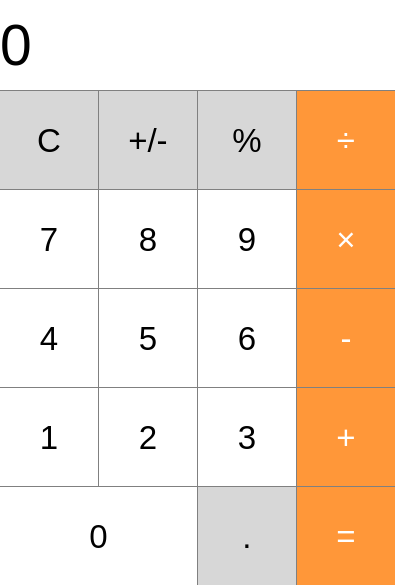
<?xml version="1.0" encoding="UTF-8"?>
<ui version="4.0">
 <class>MainWindow</class>
 <widget class="QMainWindow" name="MainWindow">
  <property name="geometry">
   <rect>
    <x>0</x>
    <y>0</y>
    <width>395</width>
    <height>585</height>
   </rect>
  </property>
  <property name="minimumSize">
   <size>
    <width>395</width>
    <height>585</height>
   </size>
  </property>
  <property name="maximumSize">
   <size>
    <width>395</width>
    <height>585</height>
   </size>
  </property>
  <property name="windowTitle">
   <string/>
  </property>
  <property name="windowOpacity">
   <double>1.000000000000000</double>
  </property>
  <property name="styleSheet">
   <string notr="true">#centralwidget {
    background-color: white;
}</string>
  </property>
  <property name="dockNestingEnabled">
   <bool>false</bool>
  </property>
  <property name="unifiedTitleAndToolBarOnMac">
   <bool>false</bool>
  </property>
  <widget class="QWidget" name="centralwidget">
   <widget class="QLabel" name="label">
    <property name="geometry">
     <rect>
      <x>0</x>
      <y>0</y>
      <width>385</width>
      <height>91</height>
     </rect>
    </property>
    <property name="sizePolicy">
     <sizepolicy hsizetype="Fixed" vsizetype="Fixed">
      <horstretch>0</horstretch>
      <verstretch>0</verstretch>
     </sizepolicy>
    </property>
    <property name="font">
     <font>
      <pointsize>43</pointsize>
     </font>
    </property>
    <property name="styleSheet">
     <string notr="true">QLabel {
	qproperty-alignment: 'AlignVCenter | AlignRight';
	background-color: rgb(255, 255, 255);
}</string>
    </property>
    <property name="text">
     <string>0</string>
    </property>
   </widget>
   <widget class="QPushButton" name="push_button_percent">
    <property name="geometry">
     <rect>
      <x>197</x>
      <y>90</y>
      <width>100</width>
      <height>100</height>
     </rect>
    </property>
    <property name="minimumSize">
     <size>
      <width>100</width>
      <height>100</height>
     </size>
    </property>
    <property name="maximumSize">
     <size>
      <width>100</width>
      <height>100</height>
     </size>
    </property>
    <property name="baseSize">
     <size>
      <width>100</width>
      <height>100</height>
     </size>
    </property>
    <property name="font">
     <font>
      <pointsize>25</pointsize>
     </font>
    </property>
    <property name="toolTipDuration">
     <number>-1</number>
    </property>
    <property name="styleSheet">
     <string notr="true">QPushButton {
  background-color: rgb(215, 215, 215);
  border: 1px solid gray;
}

QPushButton:pressed {
  background-color: rgb(180, 179, 181);
}</string>
    </property>
    <property name="text">
     <string>%</string>
    </property>
   </widget>
   <widget class="QPushButton" name="push_button_change_sign">
    <property name="geometry">
     <rect>
      <x>98</x>
      <y>90</y>
      <width>100</width>
      <height>100</height>
     </rect>
    </property>
    <property name="minimumSize">
     <size>
      <width>100</width>
      <height>100</height>
     </size>
    </property>
    <property name="maximumSize">
     <size>
      <width>100</width>
      <height>100</height>
     </size>
    </property>
    <property name="baseSize">
     <size>
      <width>100</width>
      <height>100</height>
     </size>
    </property>
    <property name="font">
     <font>
      <pointsize>25</pointsize>
     </font>
    </property>
    <property name="toolTipDuration">
     <number>-1</number>
    </property>
    <property name="styleSheet">
     <string notr="true">QPushButton {
  background-color: rgb(215, 215, 215);
  border: 1px solid gray;
}

QPushButton:pressed {
  background-color: rgb(180, 179, 181);
}</string>
    </property>
    <property name="text">
     <string>+/-</string>
    </property>
   </widget>
   <widget class="QPushButton" name="push_button_cancel">
    <property name="enabled">
     <bool>true</bool>
    </property>
    <property name="geometry">
     <rect>
      <x>-1</x>
      <y>90</y>
      <width>100</width>
      <height>100</height>
     </rect>
    </property>
    <property name="minimumSize">
     <size>
      <width>100</width>
      <height>100</height>
     </size>
    </property>
    <property name="maximumSize">
     <size>
      <width>100</width>
      <height>100</height>
     </size>
    </property>
    <property name="baseSize">
     <size>
      <width>100</width>
      <height>100</height>
     </size>
    </property>
    <property name="font">
     <font>
      <pointsize>25</pointsize>
     </font>
    </property>
    <property name="toolTipDuration">
     <number>-1</number>
    </property>
    <property name="styleSheet">
     <string notr="true">QPushButton {
  background-color: rgb(215, 215, 215);
  border: 1px solid gray;
}

QPushButton:pressed {
  background-color: rgb(180, 179, 181);
}</string>
    </property>
    <property name="text">
     <string>С</string>
    </property>
   </widget>
   <widget class="QPushButton" name="push_button_divide">
    <property name="geometry">
     <rect>
      <x>296</x>
      <y>90</y>
      <width>100</width>
      <height>100</height>
     </rect>
    </property>
    <property name="minimumSize">
     <size>
      <width>100</width>
      <height>100</height>
     </size>
    </property>
    <property name="maximumSize">
     <size>
      <width>100</width>
      <height>100</height>
     </size>
    </property>
    <property name="baseSize">
     <size>
      <width>100</width>
      <height>100</height>
     </size>
    </property>
    <property name="font">
     <font>
      <pointsize>25</pointsize>
     </font>
    </property>
    <property name="toolTipDuration">
     <number>-1</number>
    </property>
    <property name="styleSheet">
     <string notr="true">QPushButton {
  background-color: rgb(255, 151, 57);
  color: white; 
  border: 1px solid gray;
}

QPushButton:pressed {
  background-color: rgb(213, 127, 48);
  color: white; 
  border: 1px solid gray;
}
</string>
    </property>
    <property name="text">
     <string>÷</string>
    </property>
   </widget>
   <widget class="QPushButton" name="push_button_9">
    <property name="geometry">
     <rect>
      <x>197</x>
      <y>189</y>
      <width>100</width>
      <height>100</height>
     </rect>
    </property>
    <property name="minimumSize">
     <size>
      <width>100</width>
      <height>100</height>
     </size>
    </property>
    <property name="maximumSize">
     <size>
      <width>100</width>
      <height>100</height>
     </size>
    </property>
    <property name="baseSize">
     <size>
      <width>100</width>
      <height>100</height>
     </size>
    </property>
    <property name="font">
     <font>
      <pointsize>25</pointsize>
     </font>
    </property>
    <property name="toolTipDuration">
     <number>-1</number>
    </property>
    <property name="styleSheet">
     <string notr="true">QPushButton {
	background-color: white;
	border: 1px solid gray;
}

QPushButton:pressed {
	background-color: rgb(226, 224, 228);
}</string>
    </property>
    <property name="text">
     <string>9</string>
    </property>
   </widget>
   <widget class="QPushButton" name="push_button_8">
    <property name="geometry">
     <rect>
      <x>98</x>
      <y>189</y>
      <width>100</width>
      <height>100</height>
     </rect>
    </property>
    <property name="minimumSize">
     <size>
      <width>100</width>
      <height>100</height>
     </size>
    </property>
    <property name="maximumSize">
     <size>
      <width>100</width>
      <height>100</height>
     </size>
    </property>
    <property name="baseSize">
     <size>
      <width>100</width>
      <height>100</height>
     </size>
    </property>
    <property name="font">
     <font>
      <pointsize>25</pointsize>
     </font>
    </property>
    <property name="toolTipDuration">
     <number>-1</number>
    </property>
    <property name="styleSheet">
     <string notr="true">QPushButton {
	background-color: white;
	border: 1px solid gray;
}

QPushButton:pressed {
	background-color: rgb(226, 224, 228);
}</string>
    </property>
    <property name="text">
     <string>8</string>
    </property>
   </widget>
   <widget class="QPushButton" name="push_button_7">
    <property name="geometry">
     <rect>
      <x>-1</x>
      <y>189</y>
      <width>100</width>
      <height>100</height>
     </rect>
    </property>
    <property name="minimumSize">
     <size>
      <width>100</width>
      <height>100</height>
     </size>
    </property>
    <property name="maximumSize">
     <size>
      <width>100</width>
      <height>100</height>
     </size>
    </property>
    <property name="baseSize">
     <size>
      <width>100</width>
      <height>100</height>
     </size>
    </property>
    <property name="font">
     <font>
      <pointsize>25</pointsize>
     </font>
    </property>
    <property name="toolTipDuration">
     <number>-1</number>
    </property>
    <property name="styleSheet">
     <string notr="true">QPushButton {
	background-color: white;
	border: 1px solid gray;
}

QPushButton:pressed {
	background-color: rgb(226, 224, 228);
}</string>
    </property>
    <property name="text">
     <string>7</string>
    </property>
   </widget>
   <widget class="QPushButton" name="push_button_multiply">
    <property name="geometry">
     <rect>
      <x>296</x>
      <y>189</y>
      <width>100</width>
      <height>100</height>
     </rect>
    </property>
    <property name="minimumSize">
     <size>
      <width>100</width>
      <height>100</height>
     </size>
    </property>
    <property name="maximumSize">
     <size>
      <width>100</width>
      <height>100</height>
     </size>
    </property>
    <property name="baseSize">
     <size>
      <width>100</width>
      <height>100</height>
     </size>
    </property>
    <property name="font">
     <font>
      <pointsize>25</pointsize>
     </font>
    </property>
    <property name="toolTipDuration">
     <number>-1</number>
    </property>
    <property name="styleSheet">
     <string notr="true">QPushButton {
  background-color: rgb(255, 151, 57);
  color: white; 
  border: 1px solid gray;
}

QPushButton:pressed {
  background-color: rgb(213, 127, 48);
  color: white; 
  border: 1px solid gray;
}
</string>
    </property>
    <property name="text">
     <string>×</string>
    </property>
   </widget>
   <widget class="QPushButton" name="push_button_5">
    <property name="geometry">
     <rect>
      <x>98</x>
      <y>288</y>
      <width>100</width>
      <height>100</height>
     </rect>
    </property>
    <property name="minimumSize">
     <size>
      <width>100</width>
      <height>100</height>
     </size>
    </property>
    <property name="maximumSize">
     <size>
      <width>100</width>
      <height>100</height>
     </size>
    </property>
    <property name="baseSize">
     <size>
      <width>100</width>
      <height>100</height>
     </size>
    </property>
    <property name="font">
     <font>
      <pointsize>25</pointsize>
     </font>
    </property>
    <property name="toolTipDuration">
     <number>-1</number>
    </property>
    <property name="styleSheet">
     <string notr="true">QPushButton {
	background-color: white;
	border: 1px solid gray;
}

QPushButton:pressed {
	background-color: rgb(226, 224, 228);
}</string>
    </property>
    <property name="text">
     <string>5</string>
    </property>
   </widget>
   <widget class="QPushButton" name="push_button_subtract">
    <property name="geometry">
     <rect>
      <x>296</x>
      <y>288</y>
      <width>100</width>
      <height>100</height>
     </rect>
    </property>
    <property name="minimumSize">
     <size>
      <width>100</width>
      <height>100</height>
     </size>
    </property>
    <property name="maximumSize">
     <size>
      <width>100</width>
      <height>100</height>
     </size>
    </property>
    <property name="baseSize">
     <size>
      <width>100</width>
      <height>100</height>
     </size>
    </property>
    <property name="font">
     <font>
      <pointsize>25</pointsize>
     </font>
    </property>
    <property name="toolTipDuration">
     <number>-1</number>
    </property>
    <property name="styleSheet">
     <string notr="true">QPushButton {
  background-color: rgb(255, 151, 57);
  color: white; 
  border: 1px solid gray;
}

QPushButton:pressed {
  background-color: rgb(213, 127, 48);
  color: white; 
  border: 1px solid gray;
}
</string>
    </property>
    <property name="text">
     <string>-</string>
    </property>
   </widget>
   <widget class="QPushButton" name="push_button_4">
    <property name="geometry">
     <rect>
      <x>-1</x>
      <y>288</y>
      <width>100</width>
      <height>100</height>
     </rect>
    </property>
    <property name="minimumSize">
     <size>
      <width>100</width>
      <height>100</height>
     </size>
    </property>
    <property name="maximumSize">
     <size>
      <width>100</width>
      <height>100</height>
     </size>
    </property>
    <property name="baseSize">
     <size>
      <width>100</width>
      <height>100</height>
     </size>
    </property>
    <property name="font">
     <font>
      <pointsize>25</pointsize>
     </font>
    </property>
    <property name="toolTipDuration">
     <number>-1</number>
    </property>
    <property name="styleSheet">
     <string notr="true">QPushButton {
	background-color: white;
	border: 1px solid gray;
}

QPushButton:pressed {
	background-color: rgb(226, 224, 228);
}</string>
    </property>
    <property name="text">
     <string>4</string>
    </property>
   </widget>
   <widget class="QPushButton" name="push_button_6">
    <property name="geometry">
     <rect>
      <x>197</x>
      <y>288</y>
      <width>100</width>
      <height>100</height>
     </rect>
    </property>
    <property name="minimumSize">
     <size>
      <width>100</width>
      <height>100</height>
     </size>
    </property>
    <property name="maximumSize">
     <size>
      <width>100</width>
      <height>100</height>
     </size>
    </property>
    <property name="baseSize">
     <size>
      <width>100</width>
      <height>100</height>
     </size>
    </property>
    <property name="font">
     <font>
      <pointsize>25</pointsize>
     </font>
    </property>
    <property name="toolTipDuration">
     <number>-1</number>
    </property>
    <property name="styleSheet">
     <string notr="true">QPushButton {
	background-color: white;
	border: 1px solid gray;
}

QPushButton:pressed {
	background-color: rgb(226, 224, 228);
}</string>
    </property>
    <property name="text">
     <string>6</string>
    </property>
   </widget>
   <widget class="QPushButton" name="push_button_sum">
    <property name="geometry">
     <rect>
      <x>296</x>
      <y>387</y>
      <width>100</width>
      <height>100</height>
     </rect>
    </property>
    <property name="minimumSize">
     <size>
      <width>100</width>
      <height>100</height>
     </size>
    </property>
    <property name="maximumSize">
     <size>
      <width>100</width>
      <height>100</height>
     </size>
    </property>
    <property name="baseSize">
     <size>
      <width>100</width>
      <height>100</height>
     </size>
    </property>
    <property name="font">
     <font>
      <pointsize>25</pointsize>
     </font>
    </property>
    <property name="toolTipDuration">
     <number>-1</number>
    </property>
    <property name="styleSheet">
     <string notr="true">QPushButton {
  background-color: rgb(255, 151, 57);
  color: white; 
  border: 1px solid gray;
}

QPushButton:pressed {
  background-color: rgb(213, 127, 48);
  color: white; 
  border: 1px solid gray;
}
</string>
    </property>
    <property name="text">
     <string>+</string>
    </property>
   </widget>
   <widget class="QPushButton" name="push_button_1">
    <property name="geometry">
     <rect>
      <x>-1</x>
      <y>387</y>
      <width>100</width>
      <height>100</height>
     </rect>
    </property>
    <property name="minimumSize">
     <size>
      <width>100</width>
      <height>100</height>
     </size>
    </property>
    <property name="maximumSize">
     <size>
      <width>100</width>
      <height>100</height>
     </size>
    </property>
    <property name="baseSize">
     <size>
      <width>100</width>
      <height>100</height>
     </size>
    </property>
    <property name="font">
     <font>
      <pointsize>25</pointsize>
     </font>
    </property>
    <property name="toolTipDuration">
     <number>-1</number>
    </property>
    <property name="styleSheet">
     <string notr="true">QPushButton {
	background-color: white;
	border: 1px solid gray;
}

QPushButton:pressed {
	background-color: rgb(226, 224, 228);
}</string>
    </property>
    <property name="text">
     <string>1</string>
    </property>
   </widget>
   <widget class="QPushButton" name="push_button_3">
    <property name="geometry">
     <rect>
      <x>197</x>
      <y>387</y>
      <width>100</width>
      <height>100</height>
     </rect>
    </property>
    <property name="minimumSize">
     <size>
      <width>100</width>
      <height>100</height>
     </size>
    </property>
    <property name="maximumSize">
     <size>
      <width>100</width>
      <height>100</height>
     </size>
    </property>
    <property name="baseSize">
     <size>
      <width>100</width>
      <height>100</height>
     </size>
    </property>
    <property name="font">
     <font>
      <pointsize>25</pointsize>
     </font>
    </property>
    <property name="toolTipDuration">
     <number>-1</number>
    </property>
    <property name="styleSheet">
     <string notr="true">QPushButton {
	background-color: white;
	border: 1px solid gray;
}

QPushButton:pressed {
	background-color: rgb(226, 224, 228);
}</string>
    </property>
    <property name="text">
     <string>3</string>
    </property>
   </widget>
   <widget class="QPushButton" name="push_button_2">
    <property name="geometry">
     <rect>
      <x>98</x>
      <y>387</y>
      <width>100</width>
      <height>100</height>
     </rect>
    </property>
    <property name="minimumSize">
     <size>
      <width>100</width>
      <height>100</height>
     </size>
    </property>
    <property name="maximumSize">
     <size>
      <width>100</width>
      <height>100</height>
     </size>
    </property>
    <property name="baseSize">
     <size>
      <width>100</width>
      <height>100</height>
     </size>
    </property>
    <property name="font">
     <font>
      <pointsize>25</pointsize>
     </font>
    </property>
    <property name="toolTipDuration">
     <number>-1</number>
    </property>
    <property name="styleSheet">
     <string notr="true">QPushButton {
	background-color: white;
	border: 1px solid gray;
}

QPushButton:pressed {
	background-color: rgb(226, 224, 228);
}</string>
    </property>
    <property name="text">
     <string>2</string>
    </property>
   </widget>
   <widget class="QPushButton" name="push_button_point">
    <property name="geometry">
     <rect>
      <x>197</x>
      <y>486</y>
      <width>100</width>
      <height>100</height>
     </rect>
    </property>
    <property name="minimumSize">
     <size>
      <width>100</width>
      <height>100</height>
     </size>
    </property>
    <property name="maximumSize">
     <size>
      <width>100</width>
      <height>100</height>
     </size>
    </property>
    <property name="baseSize">
     <size>
      <width>100</width>
      <height>100</height>
     </size>
    </property>
    <property name="font">
     <font>
      <pointsize>25</pointsize>
     </font>
    </property>
    <property name="toolTipDuration">
     <number>-1</number>
    </property>
    <property name="styleSheet">
     <string notr="true">QPushButton {
  background-color: rgb(215, 215, 215);
  border: 1px solid gray;
}

QPushButton:pressed {
  background-color: rgb(180, 179, 181);
}</string>
    </property>
    <property name="text">
     <string>.</string>
    </property>
   </widget>
   <widget class="QPushButton" name="push_button_0">
    <property name="geometry">
     <rect>
      <x>-1</x>
      <y>486</y>
      <width>199</width>
      <height>100</height>
     </rect>
    </property>
    <property name="minimumSize">
     <size>
      <width>100</width>
      <height>100</height>
     </size>
    </property>
    <property name="maximumSize">
     <size>
      <width>199</width>
      <height>100</height>
     </size>
    </property>
    <property name="baseSize">
     <size>
      <width>100</width>
      <height>100</height>
     </size>
    </property>
    <property name="font">
     <font>
      <pointsize>25</pointsize>
     </font>
    </property>
    <property name="toolTipDuration">
     <number>-1</number>
    </property>
    <property name="styleSheet">
     <string notr="true">QPushButton {
	background-color: white;
	border: 1px solid gray;
}

QPushButton:pressed {
	background-color: rgb(226, 224, 228);
}</string>
    </property>
    <property name="text">
     <string>0</string>
    </property>
   </widget>
   <widget class="QPushButton" name="push_button_equal">
    <property name="geometry">
     <rect>
      <x>296</x>
      <y>486</y>
      <width>100</width>
      <height>100</height>
     </rect>
    </property>
    <property name="minimumSize">
     <size>
      <width>100</width>
      <height>100</height>
     </size>
    </property>
    <property name="maximumSize">
     <size>
      <width>100</width>
      <height>100</height>
     </size>
    </property>
    <property name="baseSize">
     <size>
      <width>100</width>
      <height>100</height>
     </size>
    </property>
    <property name="font">
     <font>
      <pointsize>25</pointsize>
     </font>
    </property>
    <property name="toolTipDuration">
     <number>-1</number>
    </property>
    <property name="styleSheet">
     <string notr="true">QPushButton {
  background-color: rgb(255, 151, 57);
  color: white; 
  border: 1px solid gray;
}

QPushButton:pressed {
  background-color: rgb(213, 127, 48);
  color: white; 
  border: 1px solid gray;
}
</string>
    </property>
    <property name="text">
     <string>=</string>
    </property>
   </widget>
  </widget>
 </widget>
 <resources/>
 <connections/>
</ui>
